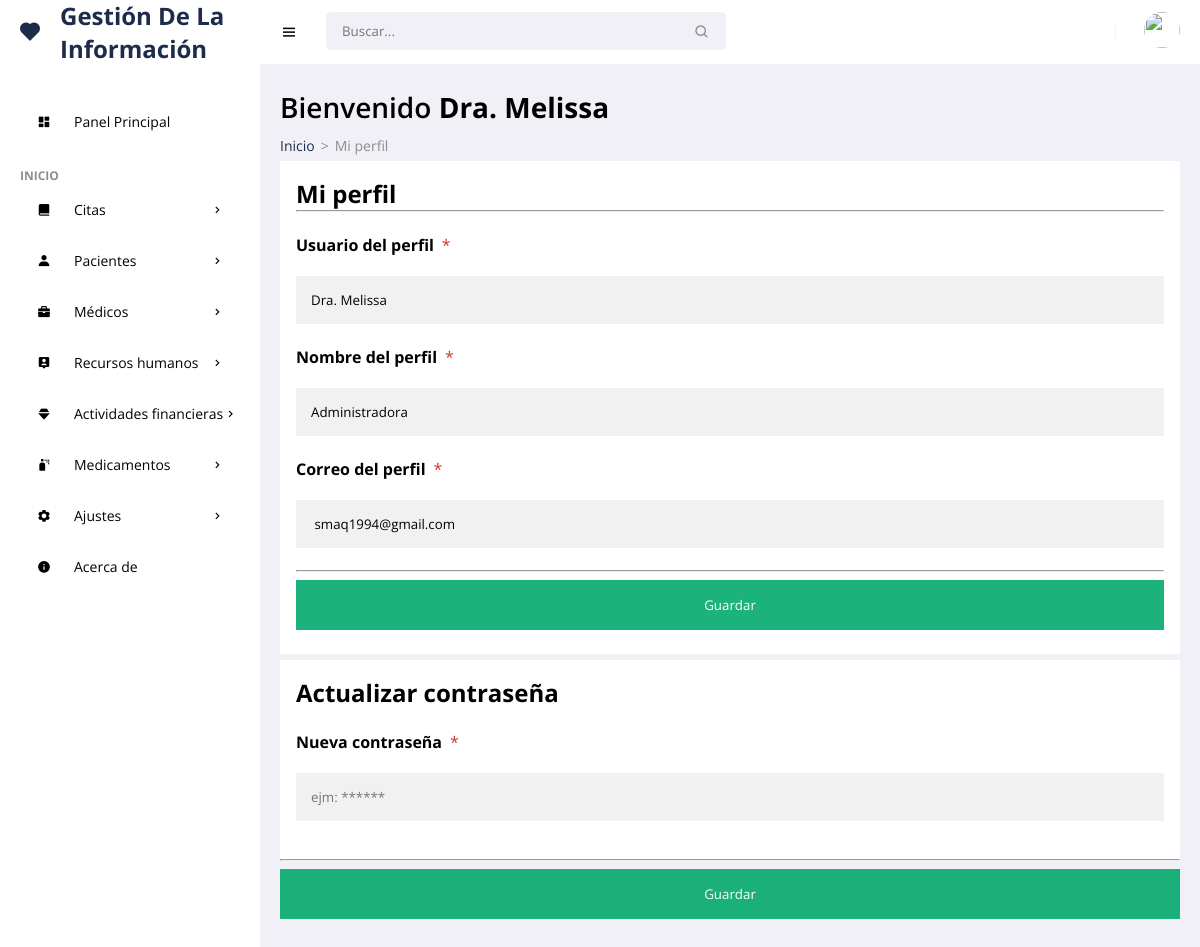
The app's page /frontend/profile/mostrar.php (signed in) with its own data.
### tables this page shows
CREATE TABLE `users` (
  `id` int(11) NOT NULL,
  `username` varchar(25) NOT NULL,
  `name` varchar(30) NOT NULL,
  `email` varchar(35) NOT NULL,
  `password` varchar(255) NOT NULL,
  `rol` char(1) NOT NULL,
  `created_at` timestamp NOT NULL DEFAULT current_timestamp() ON UPDATE current_timestamp()
);

### frontend/profile/mostrar.php (the view, shortened to what this page needs)
<!DOCTYPE html>
<html lang="es">
<head>
    <link href='https://unpkg.com/boxicons@2.0.9/css/boxicons.min.css' rel='stylesheet'>
    <link rel="stylesheet" href="../../backend/css/admin.css">
</head>
<body>
    <section id="sidebar">
        <a href="../admin/escritorio.php" class="brand"><i class='bx bxs-heart icon'></i> Gestión De La Información</a>
        <ul class="side-menu">
            <li><a href="../admin/escritorio.php" ><i class='bx bxs-dashboard icon' ></i> Panel Principal</a></li>
            <li class="divider" data-text="inicio">Panel</li>
            <li>
                <a href="#"><i class='bx bxs-book-alt icon' ></i> Citas <i class='bx bx-chevron-right icon-right' ></i></a>
            </li>
            <li>
                <a href="#"><i class='bx bxs-user icon' ></i> Pacientes <i class='bx bx-chevron-right icon-right' ></i></a>
            </li>
            <li>
                <a href="#"><i class='bx bxs-briefcase icon' ></i> Médicos <i class='bx bx-chevron-right icon-right' ></i></a>
            </li>
            <li>
                <a href="#"><i class='bx bxs-user-pin icon' ></i> Recursos humanos<i class='bx bx-chevron-right icon-right' ></i></a>
            </li>
            <li>
                <a href="#"><i class='bx bxs-diamond icon' ></i> Actividades financieras<i class='bx bx-chevron-right icon-right' ></i></a>
            </li>
            <li>
                <a href="#"><i class='bx bxs-spray-can icon' ></i> Medicamentos<i class='bx bx-chevron-right icon-right' ></i></a>
            </li>
            <li>
                <a href="#"><i class='bx bxs-cog icon' ></i> Ajustes<i class='bx bx-chevron-right icon-right' ></i></a>
            </li>
            <li><a href="../acerca/mostrar.php"><i class='bx bxs-info-circle icon' ></i> Acerca de</a></li>
        </ul>
    </section>
    <section id="content">
        <nav>
            <i class='bx bx-menu toggle-sidebar' ></i>
            <form action="#">
                <div class="form-group">
                    <input type="text" placeholder="Buscar...">
                    <i class='bx bx-search icon' ></i>
                </div>
            </form>
            <div class="profile">
                <img src="https://images.unsplash.com/photo-1517841905240-472988babdf9?ixid=MnwxMjA3fDB8MHxzZWFyY2h8NHx8cGVvcGxlfGVufDB8fDB8fA%3D%3D&ixlib=rb-1.2.1&auto=format&fit=crop&w=500&q=60" alt="">
            </div>
        </nav>
        <main>
            <h1 class="title">Bienvenido <?php echo '<strong>'.$_SESSION['username'].'</strong>'; ?></h1>
            <ul class="breadcrumbs">
                <li><a href="../admin/escritorio.php">Inicio</a></li>
                 <li class="divider">></li>
                <li><a href="#" class="active">Mi perfil</a></li>
            </ul>
    <?php
require_once('../../backend/bd/Conexion.php');
$sentencia = $connect->prepare("SELECT * FROM users;");
 $sentencia->execute();
$data =  array();
if($sentencia){
  while($r = $sentencia->fetchObject()){
    $data[] = $r;
  }
}
     ?>
     <?php if(count($data)>0):?>
     <?php foreach($data as $d):?>
<form action="" enctype="multipart/form-data" method="POST"  autocomplete="off" onsubmit="return validacion()">
  <div class="containerss">
    <h1>Mi perfil</h1>
    <hr>
    <br>
    <label for="email"><b>Usuario del perfil</b></label><span class="badge-warning">*</span>
    <input type="text" value="<?php echo $d->username ?>" placeholder="ejm: admin01" name="prouser" required>
    <label for="email"><b>Nombre del perfil</b></label><span class="badge-warning">*</span>
    <input type="text" value="<?php echo $d->name ?>" placeholder="ejm: admin" name="proname" required>
    <label for="email"><b>Correo del perfil</b></label><span class="badge-warning">*</span>
    <input type="text" value="<?php echo $d->email ?>" placeholder="ejm: admin@gmail.com" name="proema" required>
    <hr>
    <button type="submit" name="upd_profile" class="registerbtn">Guardar</button>
  </div>
</form>
 <?php endforeach; ?>
    <?php endif; ?>
<div class="content-data">
      <?php
$sentencia = $connect->prepare("SELECT * FROM users;");
 $sentencia->execute();
$data =  array();
if($sentencia){
  while($r = $sentencia->fetchObject()){
    $data[] = $r;
  }
}
     ?>
     <?php if(count($data)>0):?>
     <?php foreach($data as $e):?>
   <form method="POST"  enctype="multipart/form-data">
    <div class="containerss">
         <h1>Actualizar contraseña</h1>
         <br>
    <label for="email"><b>Nueva contraseña</b></label><span class="badge-warning">*</span>
    <input type="password" placeholder="ejm: ******" name="newpass" required>
    </div>
       <hr>
    <button type="submit" name="upd_profile_pass" class="registerbtn">Guardar</button>
   </form>
    <?php endforeach; ?>
    <?php endif; ?>
</div>
        </main>
    </section>
</body>
</html>

### backend/css/admin.css (style rules this page uses)
* { font-family: 'Open Sans', sans-serif; margin: 0; padding: 0; box-sizing: border-box; }
:root { --grey: #F1F0F6; --dark-grey: #8D8D8D; --light: #fff; --dark: #000; --green: #81D43A; --light-green: #E3FFCB; --blue: #1e2c4b; --light-blue: #D0E4FF; --dark-blue: #0C5FCD; --red: #FC3B56; }
html { overflow-x: hidden; }
body { background: var(--grey); overflow-x: hidden; }
a { text-decoration: none; }
li { list-style: none; }
#sidebar { position: fixed; max-width: 260px; width: 100%; background: var(--light); top: 0; left: 0; height: 100%; overflow-y: auto; scrollbar-width: none; transition: all .3s ease; z-index: 200; }
#sidebar .brand { font-size: 24px; display: flex; align-items: center; height: 64px; font-weight: 700; color: var(--blue); position: sticky; top: 0; left: 0; z-index: 100; background: var(--light); transition: all .3s ease; padding: 0 6px; }
#sidebar .icon { min-width: 48px; display: flex; justify-content: center; align-items: center; margin-right: 6px; }
#sidebar .icon-right { margin-left: auto; transition: all .3s ease; }
#sidebar .side-menu { margin: 36px 0; padding: 0 20px; transition: all .3s ease; }
#sidebar .side-menu a { display: flex; align-items: center; font-size: 14px; color: var(--dark); padding: 12px 16px 12px 0; transition: all .3s ease; border-radius: 10px; margin: 4px 0; white-space: nowrap; }
#sidebar .divider { margin-top: 24px; font-size: 12px; text-transform: uppercase; font-weight: 700; color: var(--dark-grey); transition: all .3s ease; white-space: nowrap; }
#content { position: relative; width: calc(100% - 260px); left: 260px; transition: all .3s ease; }
nav { background: var(--light); height: 64px; padding: 0 20px; display: flex; align-items: center; grid-gap: 28px; position: sticky; top: 0; left: 0; z-index: 100; }
nav .toggle-sidebar { font-size: 18px; cursor: pointer; }
nav form { max-width: 400px; width: 100%; margin-right: auto; }
nav .form-group { position: relative; }
nav .form-group input { width: 100%; background: var(--grey); border-radius: 5px; border: none; outline: none; padding: 10px 36px 10px 16px; transition: all .3s ease; }
nav .form-group .icon { position: absolute; top: 50%; transform: translateY(-50%); right: 16px; color: var(--dark-grey); }
nav .profile { position: relative; }
nav .profile img { width: 36px; height: 36px; border-radius: 50%; object-fit: cover; cursor: pointer; }
main { width: 100%; padding: 24px 20px 20px 20px; }
main .title { font-size: 28px; font-weight: 600; margin-bottom: 10px; }
main .breadcrumbs { display: flex; grid-gap: 6px; }
main .breadcrumbs li, main .breadcrumbs li a { font-size: 14px; }
main .breadcrumbs li a { color: var(--blue); }
main .breadcrumbs li a.active, main .breadcrumbs li.divider { color: var(--dark-grey); pointer-events: none; }
main form { margin-top: 6px; }
.badge-warning { color: #cc3527; padding: 4px 8px; text-align: center; border-radius: 5px; }
.containerss { padding: 16px; background-color: white; }
input[type=text], input[type=password], input[type=date],input[type=datetime-local], input[type=file],textarea { width: 100%; padding: 15px; margin: 20px 0 22px 0; display: inline-block; border: none; background: #f1f1f1; }
.registerbtn { background-color: #04AA6D; color: white; padding: 16px 20px; margin: 8px 0; border: none; cursor: pointer; width: 100%; opacity: 0.9; }

### records on screen
users: prouser "Dra. Melissa", proname "Administradora", proema "smaq1994@gmail.com"

### other values on screen
$_SESSION['username'] "Dra. Melissa"
